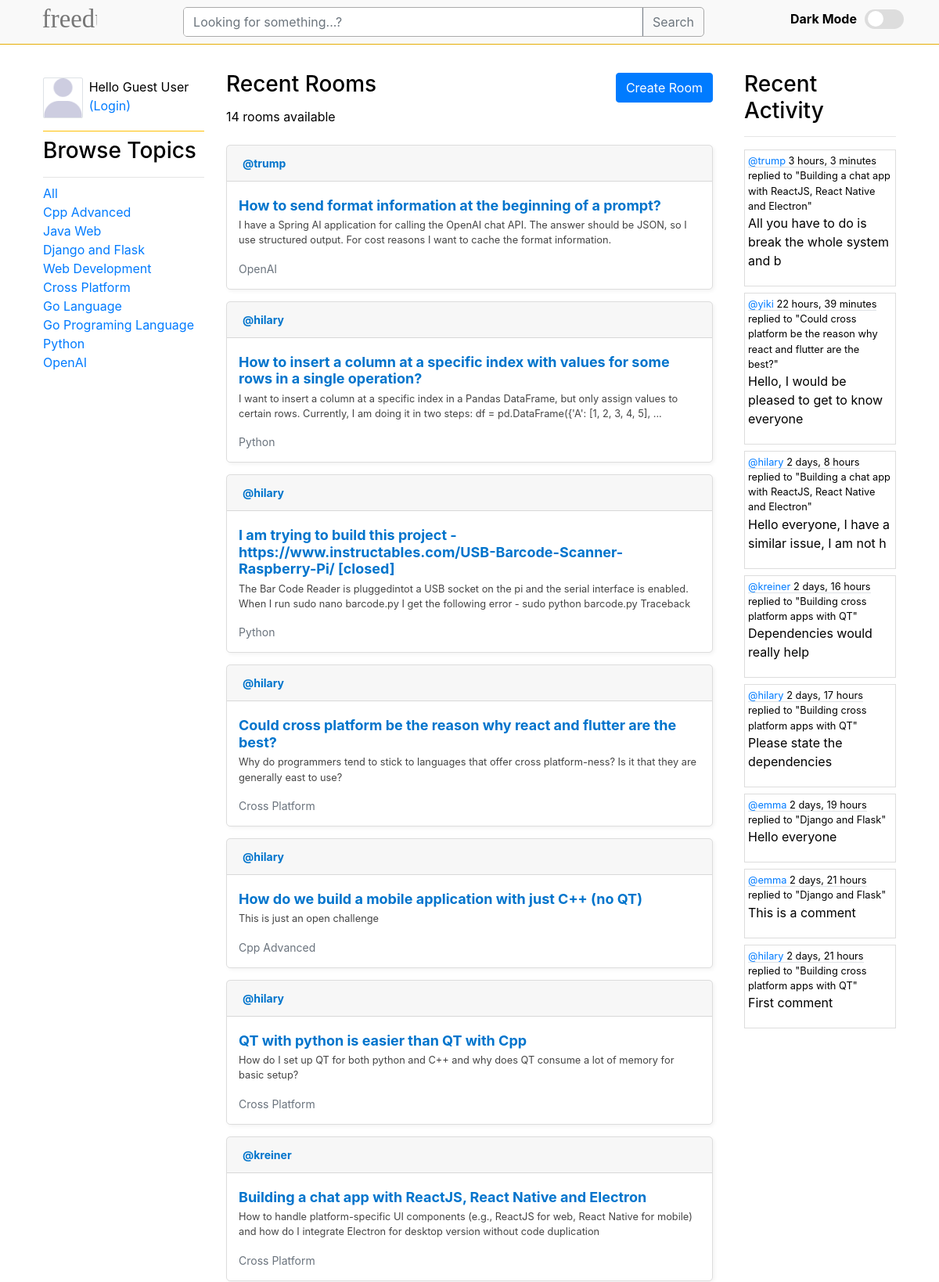
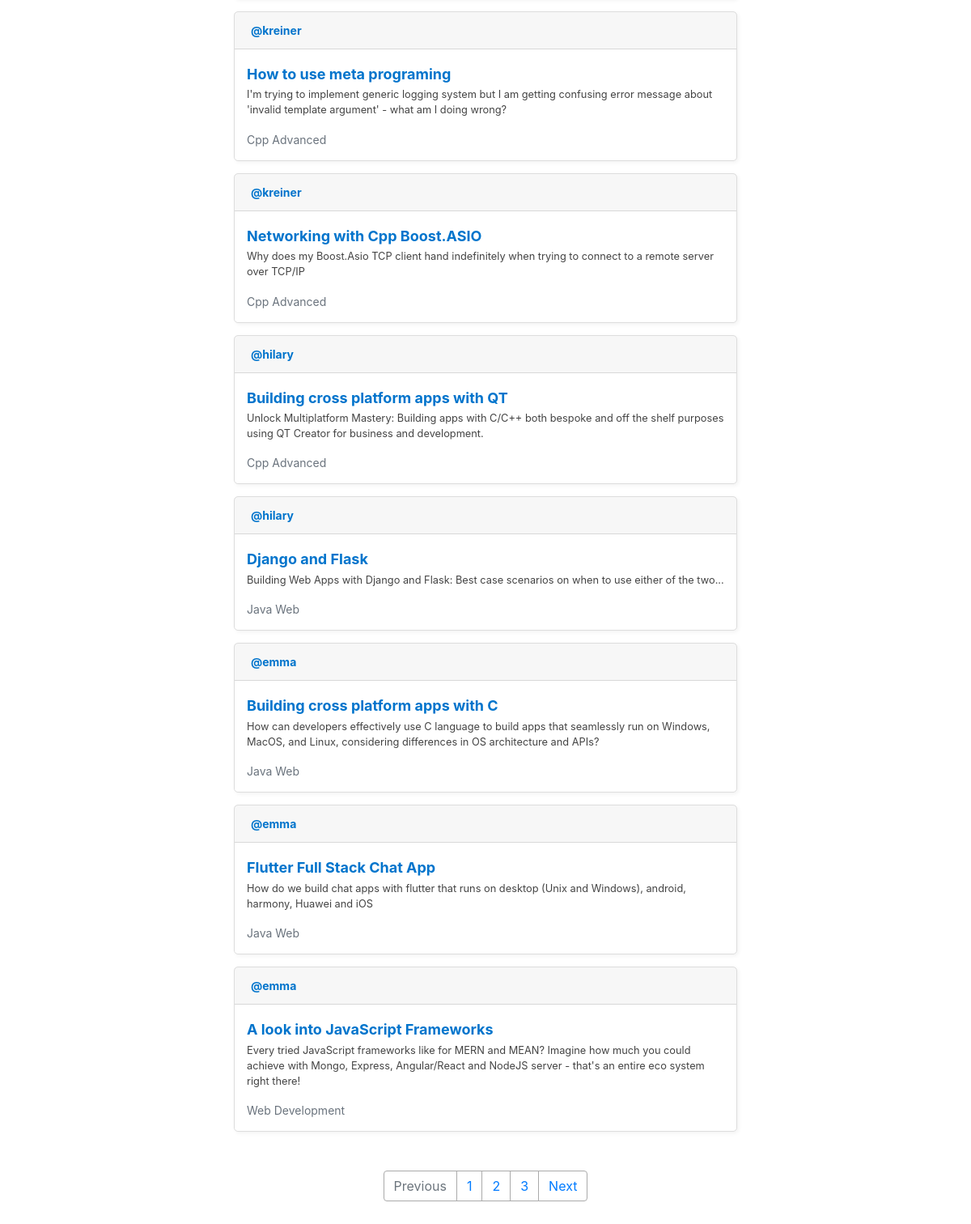
The page / on the database its author committed (2 pictures, top to bottom).
### base/models.py (models this page shows, shortened)
class Topic(models.Model):
    name = models.CharField(max_length=200)

class Room(models.Model):
    host = models.ForeignKey(User, on_delete=models.SET_NULL, null=True)
    topic = models.ForeignKey(Topic, on_delete=models.SET_NULL, null=True)
    name = models.CharField(max_length=200)
    description = models.TextField(null=True, blank=True)
    participants = models.ManyToManyField(
        User, related_name='participants', blank=True)
    updated = models.DateTimeField(auto_now=True)
    created = models.DateTimeField(auto_now_add=True)
    class Meta:
        ordering = ['-updated', '-created']
    def __str__(self):
        return self.name

class Message(models.Model):
    user = models.ForeignKey(User, on_delete=models.CASCADE)
    room = models.ForeignKey(Room, on_delete=models.CASCADE)
    body = models.TextField()
    updated = models.DateTimeField(auto_now=True)
    created = models.DateTimeField(auto_now_add=True)
    class Meta:
        ordering = ['-updated', '-created']
    def __str__(self):
        return self.body[0:50]

### base/views.py (the view)
# urls.py: path('', views.home, name='home'),
def home(request):
    q = request.GET.get('q') if request.GET.get('q') != None else ''
    rooms = Room.objects.filter(
        Q(topic__name__icontains=q) | Q(
            name__icontains=q) | Q(description__icontains=q)
    )
    topics = Topic.objects.all()
    room_count = rooms.count()
    room_messages = Message.objects.filter(Q(room__topic__name__icontains=q))
    context = {
        'rooms': rooms,
        'topics': topics,
        'room_count': room_count,
        'room_messages': room_messages,
    }
    return render(request, 'base/home.html', context)

### base/templates/base/home.html (shortened to what this page needs)
{% extends "main.html" %} {% block content %} {% load static %}
<div class="home-container container pt-4">
    <div>
        <div style="position: fixed" class="d-flex flex-column">
            <div class="d-flex my-2" style="">
                <div
                    class="border boder-1 mr-2"
                    style="
                        width: 70px;
                        overflow: hidden;
                        object-fit: contain;
                        border-radius: 5%;
                    "
                >
                    <img
                        src="{% static 'img/profile.png' %}"
                        alt=""
                        style="width: 100% !important"
                        srcset=""
                        class=""
                    />
                </div>
                <div class="container px-0">
                    {% if request.user.is_authenticated %}
                    <div class="d-flex flex-column">
                        <p class="m-0">Hello {{ request.user }}</p>
                        <a href="{% url 'logout' %}" class="text-danger"
                            >(Logout)</a
                        >
                    </div>
                    {% else %}
                    <div class="d-flex flex-column">
                        <p class="m-0">Hello Guest User</p>
                        <a href="{% url 'login' %}">(Login)</a>
                    </div>
                    {% endif %}
                </div>
            </div>
            <div class="bg-warning my-2" style="width: 100%; height: 1px"></div>
            {% include "base/topics_component.html" %}
        </div>
    </div>
    <div class="">
        <div
            class="d-flex mb-1"
            style="justify-content: space-between; align-items: center"
        >
            <h3>Recent Rooms</h3>
            <a href="{% url 'create-room' %}"
                ><button class="btn btn-primary">Create Room</button></a
            >
        </div>
        <p class="mb-4">{{room_count}} rooms available</p>
        {% include "base/feed_component.html" %}
        <nav aria-label="Page navigation example" class="my-5">
            <ul class="pagination justify-content-center">
                <li class="page-item disabled">
                    <a class="page-link">Previous</a>
                </li>
                <li class="page-item"><a class="page-link" href="#">1</a></li>
                <li class="page-item"><a class="page-link" href="#">2</a></li>
                <li class="page-item"><a class="page-link" href="#">3</a></li>
                <li class="page-item">
                    <a class="page-link" href="#">Next</a>
                </li>
            </ul>
        </nav>
    </div>
    <div>{% include "base/activity_component.html" %}</div>
</div>
{% endblock content %}

### base/templates/base/topics_component.html
<h3>Browse Topics</h3>
<div class="my-2" style="width: 100%; height: 1px; background-color: rgba(0, 0, 0, .1);"></div>
<div>
    <a href="{% url "home" %}">All</a>
</div>
{% for topic in topics %}
    <div>
        <a href="{% url "home" %}?q={{topic.name}}">{{topic.name}}</a>
    </div>
{% endfor %}

### base/templates/base/feed_component.html (shortened to what this page needs)
{% for room in rooms%}
<div class="feed-item">
    <div class="feed-header card-header m-0">
        <a href="{% url 'user-profile' room.host.id %}" class="author"
            >@{{ room.host.username }}</a
        >
    </div>
    <div class="feed-item-body">
        <h5 class="feed-title">
            <a href="{% url 'room' room.id %}" class="room-link">{{ room.name }}</a>
        </h5>
        <p class="description">{{room.description}}</p>
        <small class="topic">{{ room.topic.name }}</small>
    </div>
</div>
{% endfor %}

### base/templates/base/activity_component.html (shortened to what this page needs)
<h3 class="fs-3">Recent Activity</h3>
<hr />
{% for message in room_messages %}
<div
    class="mb-2 p-1"
    style="
        border-width: 1px;
        border-style: solid;
        border-color: var(--card-border-color);
    "
>
    <small class="border-bottom">
        <a href="{% url 'user-profile' message.user.id %}">@{{message.user}}</a>
        {{message.created|timesince}}
    </small>
    <small>replied to "{{message.room}}"</small>
    <p>{{message}}</p>
</div>
{% endfor %}

### static/css/main.css (style rules this page uses)
body { background-color: white !important; }
html { scrollbar-width: none !important; }
body { -ms-overflow-style: none !important; }

### templates/main.html (style rules this page uses)
:root { --bg-color: #ffffff; --text-color: #000000; --toggle-bg: #ddd; --toggle-circle: #fff; --card-color: #fff; --card-border-color: #ddd; --nav-bar: #f9f9f9; --search-color: #fff; --search-border: #aaa; --feed-description: #444; --comment-box: #fff; --comment-box-text: #444; --tag-color: #ffd7b5; }
body { background-color: var(--bg-color); color: var(--text-color); transition: background-color 0.3s, color 0.3s; }

### templates/navbar.html (style rules this page uses)
li { list-style-type: none; }

### base/templates/base/home.html (style rules this page uses)
.home-container { display: grid; grid-template-columns: 1fr 3fr 1fr; gap: 20px; }
.home-container > div { overflow-y: auto; max-height: 100%; padding: 10px; }
.pagination > li > a { background-color: var(--bg-color) !important; border-color: var(--search-border) !important; }

### base/templates/base/feed_component.html (style rules this page uses)
.feed-item { background: var(--card-color); border: 1px solid var(--card-border-color); border-radius: 5px; margin-bottom: 15px; box-shadow: 2px 2px 5px rgba(0, 0, 0, 0.05); }
.feed-item-body { padding: 15px; }
.feed-header { display: flex; justify-content: space-between; align-items: center; font-size: 14px; margin-bottom: 8px; color: #6a737d; }
.author { font-weight: bold; color: #0074cc; text-decoration: none; }
.feed-title { font-size: 18px; margin: 5px 0; }
.room-link { color: #0074cc; text-decoration: none; font-weight: bold; }
.topic { font-size: 14px; color: #6a737d; }
.description { font-size: 0.8em; color: var(--feed-description); }

### rows shown on the page
Topic: name "Cpp Advanced"
Topic: name "Java Web"
Topic: name "Django and Flask"
Topic: name "Web Development"
Topic: name "Cross Platform"
Topic: name "Go Language"
Topic: name "Go Programing Language"
Topic: name "Python"
Topic: name "OpenAI"
Room: host.username "trump", name "How to send format information at the beginning of a prompt?", description "I have a Spring AI application for calling the OpenAI chat API. The answer should be JSON, so I use structured output. For cost reasons I want to cache the format information.", topic.name "OpenAI"
Room: host.username "hilary", name "How to insert a column at a specific index with values for some rows in a single operation?", description "I want to insert a column at a specific index in a Pandas DataFrame, but only assign values to certain rows. Currently, I am doing it in two steps: df = pd.DataFrame({'A': [1, 2, 3, 4, 5], ...", topic.name "Python"
Room: host.username "hilary", name "I am trying to build this project - https://www.instructables.com/USB-Barcode-Scanner-Raspberry-Pi/ [closed]", description "The Bar Code Reader is pluggedintot a USB socket on the pi and the serial interface is enabled. When I run sudo nano barcode.py I get the following error - sudo python barcode.py Traceback", topic.name "Python"
Room: host.username "hilary", name "Could cross platform be the reason why react and flutter are the best?", description "Why do programmers tend to stick to languages that offer cross platform-ness? Is it that they are generally east to use?", topic.name "Cross Platform"
Room: host.username "hilary", name "How do we build a mobile application with just C++ (no QT)", description "This is just an open challenge", topic.name "Cpp Advanced"
Room: host.username "hilary", name "QT with python is easier than QT with Cpp", description "How do I set up QT for both python and C++ and why does QT consume a lot of memory for basic setup?", topic.name "Cross Platform"
Room: host.username "kreiner", name "Building a chat app with ReactJS, React Native and Electron", description "How to handle platform-specific UI components (e.g., ReactJS for web, React Native for mobile) and how do I integrate Electron for desktop version without code duplication", topic.name "Cross Platform"
Room: host.username "kreiner", name "How to use meta programing", description "I'm trying to implement generic logging system but I am getting confusing error message about 'invalid template argument' - what am I doing wrong?", topic.name "Cpp Advanced"
Room: host.username "kreiner", name "Networking with Cpp Boost.ASIO", description "Why does my Boost.Asio TCP client hand indefinitely when trying to connect to a remote server over TCP/IP", topic.name "Cpp Advanced"
Room: host.username "hilary", name "Building cross platform apps with QT", description "Unlock Multiplatform Mastery: Building apps with C/C++ both bespoke and off the shelf purposes using QT Creator for business and development.", topic.name "Cpp Advanced"
Room: host.username "hilary", name "Django and Flask", description "Building Web Apps with Django and Flask: Best case scenarios on when to use either of the two...", topic.name "Java Web"
Room: host.username "emma", name "Building cross platform apps with C", description "How can developers effectively use C language to build apps that seamlessly run on Windows, MacOS, and Linux, considering differences in OS architecture and APIs?", topic.name "Java Web"
Room: host.username "emma", name "Flutter Full Stack Chat App", description "How do we build chat apps with flutter that runs on desktop (Unix and Windows), android, harmony, Huawei and iOS", topic.name "Java Web"
Room: host.username "emma", name "A look into JavaScript Frameworks", description "Every tried JavaScript frameworks like for MERN and MEAN? Imagine how much you could achieve with Mongo, Express, Angular/React and NodeJS server - that's an entire eco system right there!", topic.name "Web Development"
Message: user "trump", created "3 hours, 3 minutes", room "Building a chat app with ReactJS, React Native and Electron", body "All you have to do is break the whole system and b"
Message: user "yiki", created "22 hours, 39 minutes", room "Could cross platform be the reason why react and flutter are the best?", body "Hello, I would be pleased to get to know everyone"
Message: user "hilary", created "2 days, 8 hours", room "Building a chat app with ReactJS, React Native and Electron", body "Hello everyone, I have a similar issue, I am not h"
Message: user "kreiner", created "2 days, 16 hours", room "Building cross platform apps with QT", body "Dependencies would really help"
Message: user "hilary", created "2 days, 17 hours", room "Building cross platform apps with QT", body "Please state the dependencies"
Message: user "emma", created "2 days, 19 hours", room "Django and Flask", body "Hello everyone"
Message: user "emma", created "2 days, 21 hours", room "Django and Flask", body "This is a comment"
Message: user "hilary", created "2 days, 21 hours", room "Building cross platform apps with QT", body "First comment"

### other values the page prints
{{ room_count }} "14"
